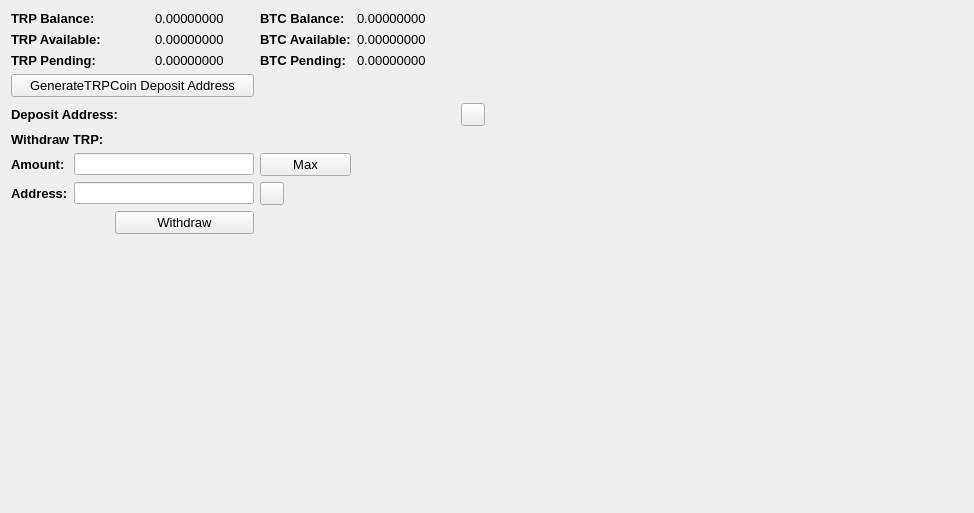
     <widget class="QWidget" name="BalanceTab">
      <attribute name="title">
       <string>Balance</string>
      </attribute>
      <layout class="QGridLayout" name="gridLayout_2">
       <item row="0" column="0" colspan="2">
        <widget class="QLabel" name="label_11">
         <property name="font">
          <font>
           <pointsize>10</pointsize>
           <weight>75</weight>
           <bold>true</bold>
          </font>
         </property>
         <property name="text">
          <string>TRP Balance:</string>
         </property>
        </widget>
       </item>
       <item row="0" column="3">
        <widget class="QLabel" name="TXBalanceLabel">
         <property name="font">
          <font>
           <pointsize>10</pointsize>
          </font>
         </property>
         <property name="text">
          <string>0.00000000</string>
         </property>
         <property name="textInteractionFlags">
          <set>Qt::LinksAccessibleByMouse|Qt::TextSelectableByMouse</set>
         </property>
        </widget>
       </item>
       <item row="0" column="4">
        <widget class="QLabel" name="label_12">
         <property name="font">
          <font>
           <pointsize>10</pointsize>
           <weight>75</weight>
           <bold>true</bold>
          </font>
         </property>
         <property name="text">
          <string>BTC Balance:</string>
         </property>
        </widget>
       </item>
       <item row="0" column="5">
        <widget class="QLabel" name="BitcoinBalanceLabel">
         <property name="font">
          <font>
           <pointsize>10</pointsize>
          </font>
         </property>
         <property name="text">
          <string>0.00000000</string>
         </property>
         <property name="textInteractionFlags">
          <set>Qt::LinksAccessibleByMouse|Qt::TextSelectableByMouse</set>
         </property>
        </widget>
       </item>
       <item row="0" column="7" rowspan="10">
        <spacer name="horizontalSpacer_4">
         <property name="orientation">
          <enum>Qt::Horizontal</enum>
         </property>
         <property name="sizeHint" stdset="0">
          <size>
           <width>478</width>
           <height>488</height>
          </size>
         </property>
        </spacer>
       </item>
       <item row="1" column="0" colspan="2">
        <widget class="QLabel" name="label_13">
         <property name="font">
          <font>
           <pointsize>10</pointsize>
           <weight>75</weight>
           <bold>true</bold>
          </font>
         </property>
         <property name="text">
          <string>TRP Available:</string>
         </property>
        </widget>
       </item>
       <item row="1" column="3">
        <widget class="QLabel" name="TXAvailableLabel_2">
         <property name="font">
          <font>
           <pointsize>10</pointsize>
          </font>
         </property>
         <property name="text">
          <string>0.00000000</string>
         </property>
         <property name="textInteractionFlags">
          <set>Qt::LinksAccessibleByMouse|Qt::TextSelectableByMouse</set>
         </property>
        </widget>
       </item>
       <item row="1" column="4">
        <widget class="QLabel" name="label_15">
         <property name="font">
          <font>
           <pointsize>10</pointsize>
           <weight>75</weight>
           <bold>true</bold>
          </font>
         </property>
         <property name="text">
          <string>BTC Available:</string>
         </property>
        </widget>
       </item>
       <item row="1" column="5">
        <widget class="QLabel" name="BitcoinAvailableLabel">
         <property name="font">
          <font>
           <pointsize>10</pointsize>
          </font>
         </property>
         <property name="text">
          <string>0.00000000</string>
         </property>
         <property name="textInteractionFlags">
          <set>Qt::LinksAccessibleByMouse|Qt::TextSelectableByMouse</set>
         </property>
        </widget>
       </item>
       <item row="2" column="0" colspan="2">
        <widget class="QLabel" name="label_14">
         <property name="font">
          <font>
           <pointsize>10</pointsize>
           <weight>75</weight>
           <bold>true</bold>
          </font>
         </property>
         <property name="text">
          <string>TRP Pending:</string>
         </property>
        </widget>
       </item>
       <item row="2" column="3">
        <widget class="QLabel" name="TXPendingLabel">
         <property name="font">
          <font>
           <pointsize>10</pointsize>
          </font>
         </property>
         <property name="text">
          <string>0.00000000</string>
         </property>
         <property name="textInteractionFlags">
          <set>Qt::LinksAccessibleByMouse|Qt::TextSelectableByMouse</set>
         </property>
        </widget>
       </item>
       <item row="2" column="4">
        <widget class="QLabel" name="label_31">
         <property name="font">
          <font>
           <pointsize>10</pointsize>
           <weight>75</weight>
           <bold>true</bold>
          </font>
         </property>
         <property name="text">
          <string>BTC Pending:</string>
         </property>
        </widget>
       </item>
       <item row="2" column="5">
        <widget class="QLabel" name="BitcoinPendingLabel">
         <property name="font">
          <font>
           <pointsize>10</pointsize>
          </font>
         </property>
         <property name="text">
          <string>0.00000000</string>
         </property>
         <property name="textInteractionFlags">
          <set>Qt::LinksAccessibleByMouse|Qt::TextSelectableByMouse</set>
         </property>
        </widget>
       </item>
       <item row="3" column="0" colspan="4">
        <widget class="QPushButton" name="GenDepositBTN">
         <property name="font">
          <font>
           <pointsize>10</pointsize>
          </font>
         </property>
         <property name="text">
          <string>GenerateTRPCoin Deposit Address</string>
         </property>
        </widget>
       </item>
       <item row="4" column="0" colspan="3">
        <widget class="QLabel" name="label_33">
         <property name="font">
          <font>
           <pointsize>10</pointsize>
           <weight>75</weight>
           <bold>true</bold>
          </font>
         </property>
         <property name="text">
          <string>Deposit Address:</string>
         </property>
        </widget>
       </item>
       <item row="4" column="3" colspan="3">
        <widget class="QLabel" name="DepositAddressLabel">
         <property name="minimumSize">
          <size>
           <width>300</width>
           <height>0</height>
          </size>
         </property>
         <property name="palette">
          <palette>
           <active>
            <colorrole role="WindowText">
             <brush brushstyle="SolidPattern">
              <color alpha="255">
               <red>0</red>
               <green>0</green>
               <blue>0</blue>
              </color>
             </brush>
            </colorrole>
            <colorrole role="Text">
             <brush brushstyle="SolidPattern">
              <color alpha="255">
               <red>0</red>
               <green>0</green>
               <blue>255</blue>
              </color>
             </brush>
            </colorrole>
           </active>
           <inactive>
            <colorrole role="WindowText">
             <brush brushstyle="SolidPattern">
              <color alpha="255">
               <red>0</red>
               <green>0</green>
               <blue>0</blue>
              </color>
             </brush>
            </colorrole>
            <colorrole role="Text">
             <brush brushstyle="SolidPattern">
              <color alpha="255">
               <red>0</red>
               <green>0</green>
               <blue>255</blue>
              </color>
             </brush>
            </colorrole>
           </inactive>
           <disabled>
            <colorrole role="WindowText">
             <brush brushstyle="SolidPattern">
              <color alpha="255">
               <red>120</red>
               <green>120</green>
               <blue>120</blue>
              </color>
             </brush>
            </colorrole>
            <colorrole role="Text">
             <brush brushstyle="SolidPattern">
              <color alpha="255">
               <red>120</red>
               <green>120</green>
               <blue>120</blue>
              </color>
             </brush>
            </colorrole>
           </disabled>
          </palette>
         </property>
         <property name="font">
          <font>
           <pointsize>10</pointsize>
           <weight>75</weight>
           <bold>true</bold>
          </font>
         </property>
         <property name="text">
          <string/>
         </property>
         <property name="alignment">
          <set>Qt::AlignRight|Qt::AlignTrailing|Qt::AlignVCenter</set>
         </property>
         <property name="textInteractionFlags">
          <set>Qt::LinksAccessibleByMouse|Qt::TextSelectableByKeyboard|Qt::TextSelectableByMouse</set>
         </property>
        </widget>
       </item>
       <item row="4" column="6">
        <widget class="QToolButton" name="DepositCopyButton">
         <property name="toolTip">
          <string>Copy to clipboard</string>
         </property>
         <property name="text">
          <string/>
         </property>
         <property name="icon">
          <iconset resource="../bitcoin.qrc">
           <normaloff>:/icons/editcopy</normaloff>:/icons/editcopy</iconset>
         </property>
         <property name="shortcut">
          <string>Alt+P</string>
         </property>
        </widget>
       </item>
       <item row="5" column="0" colspan="2">
        <widget class="QLabel" name="label_34">
         <property name="font">
          <font>
           <pointsize>10</pointsize>
           <weight>75</weight>
           <bold>true</bold>
          </font>
         </property>
         <property name="text">
          <string>Withdraw TRP:</string>
         </property>
        </widget>
       </item>
       <item row="6" column="0">
        <widget class="QLabel" name="label_26">
         <property name="font">
          <font>
           <pointsize>10</pointsize>
           <weight>75</weight>
           <bold>true</bold>
          </font>
         </property>
         <property name="text">
          <string>Amount:</string>
         </property>
        </widget>
       </item>
       <item row="6" column="1" colspan="3">
        <widget class="QLineEdit" name="WithdrawUnitsInput">
         <property name="font">
          <font>
           <pointsize>9</pointsize>
           <weight>75</weight>
           <bold>true</bold>
          </font>
         </property>
         <property name="text">
          <string/>
         </property>
        </widget>
       </item>
       <item row="6" column="4">
        <widget class="QPushButton" name="Withdraw_Max_Amount">
         <property name="font">
          <font>
           <pointsize>10</pointsize>
          </font>
         </property>
         <property name="text">
          <string>Max</string>
         </property>
        </widget>
       </item>
       <item row="7" column="0">
        <widget class="QLabel" name="label_10">
         <property name="font">
          <font>
           <pointsize>10</pointsize>
           <weight>75</weight>
           <bold>true</bold>
          </font>
         </property>
         <property name="text">
          <string>Address:</string>
         </property>
        </widget>
       </item>
       <item row="7" column="1" colspan="3">
        <widget class="QLineEdit" name="WithdrawAddress">
         <property name="font">
          <font>
           <pointsize>9</pointsize>
           <weight>75</weight>
           <bold>true</bold>
          </font>
         </property>
        </widget>
       </item>
       <item row="7" column="4">
        <widget class="QToolButton" name="WithdrawPasteButton">
         <property name="toolTip">
          <string>Paste from clipboard</string>
         </property>
         <property name="text">
          <string/>
         </property>
         <property name="icon">
          <iconset resource="../bitcoin.qrc">
           <normaloff>:/icons/editpaste</normaloff>:/icons/editpaste</iconset>
         </property>
         <property name="shortcut">
          <string>Alt+P</string>
         </property>
        </widget>
       </item>
       <item row="8" column="2" colspan="2">
        <widget class="QPushButton" name="WithdrawUnitsBtn">
         <property name="font">
          <font>
           <pointsize>10</pointsize>
          </font>
         </property>
         <property name="text">
          <string>Withdraw</string>
         </property>
        </widget>
       </item>
       <item row="9" column="0" colspan="6">
        <spacer name="verticalSpacer">
         <property name="orientation">
          <enum>Qt::Vertical</enum>
         </property>
         <property name="sizeHint" stdset="0">
          <size>
           <width>428</width>
           <height>262</height>
          </size>
         </property>
        </spacer>
       </item>
      </layout>
      <zorder>label_31</zorder>
      <zorder>label_15</zorder>
      <zorder>label_12</zorder>
      <zorder>label_14</zorder>
      <zorder>label_13</zorder>
      <zorder>label_11</zorder>
      <zorder>BitcoinBalanceLabel</zorder>
      <zorder>TXBalanceLabel</zorder>
      <zorder>TXAvailableLabel_2</zorder>
      <zorder>TXPendingLabel</zorder>
      <zorder>BitcoinAvailableLabel</zorder>
      <zorder>BitcoinPendingLabel</zorder>
      <zorder>label_33</zorder>
      <zorder>GenDepositBTN</zorder>
      <zorder>DepositAddressLabel</zorder>
      <zorder>Withdraw_Max_Amount</zorder>
      <zorder>label_34</zorder>
      <zorder>WithdrawUnitsInput</zorder>
      <zorder>label_10</zorder>
      <zorder>label_26</zorder>
      <zorder>WithdrawAddress</zorder>
      <zorder>WithdrawUnitsBtn</zorder>
      <zorder>horizontalSpacer_4</zorder>
      <zorder>verticalSpacer</zorder>
      <zorder>WithdrawPasteButton</zorder>
      <zorder>DepositCopyButton</zorder>
     </widget>
